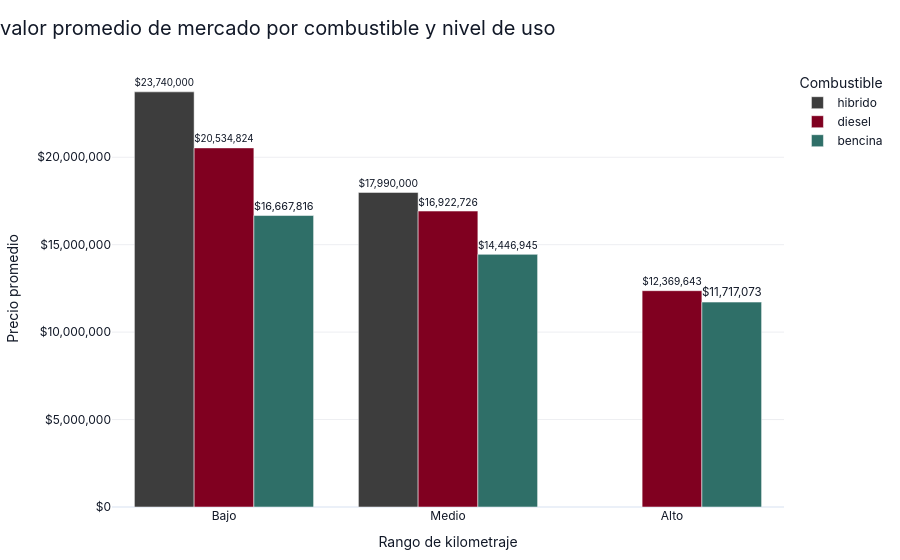

Notebook source saved alongside this figure:
### Code cell
df_tac = df.dropna(subset=["precio", "combustible", "rango_kilometraje"]).copy()

df_plot = (
    df_tac.groupby(["rango_kilometraje", "combustible"], as_index=False)["precio"]
    .mean()
    .sort_values("precio", ascending=False)
    .head(10)
)

paleta_tablero = {
    "bencina": "#2F6F68",
    "diesel": "#800020",
    "hibrido": "#3D3D3D",
    "híbrido": "#3D3D3D",
    "electrico": "#0066CC",
    "eléctrico": "#0066CC"
}

fig = px.bar(
    df_plot,
    x="rango_kilometraje",
    y="precio",
    color="combustible",
    barmode="group",
    text="precio",
    category_orders={"rango_kilometraje": ["Bajo", "Medio", "Alto"]},
    color_discrete_map=paleta_tablero,
    title="valor promedio de mercado por combustible y nivel de uso"
)

fig.update_traces(
    texttemplate="$%{text:,.0f}",
    textposition="outside",
    cliponaxis=False
)

fig.update_layout(
    template="plotly_white",
    height=500,
    title=dict(x=0, xanchor="left", font=dict(size=20, color="#111827")),
    font=dict(family="Inter, sans-serif", color="#111827"),
    plot_bgcolor="white",
    paper_bgcolor="white",
    xaxis_title="Rango de kilometraje",
    yaxis_title="Precio promedio",
    legend_title="Combustible",
    margin=dict(l=20, r=20, t=70, b=20)
)

fig.update_yaxes(tickprefix="$", tickformat=",.0f", gridcolor="rgba(156, 163, 175, 0.18)")
fig.update_xaxes(showgrid=False)

fig.show()

### Figure 1 — Plotly figure (JSON) as saved in the notebook; plotly's stock layout.template omitted (floating-point values rounded to 4 significant figures)
{"data": [{"alignmentgroup": "True", "cliponaxis": false, "hovertemplate": "combustible=hibrido<br>rango_kilometraje=%{x}<br>precio=%{text}<extra></extra>", "legendgroup": "hibrido", "marker": {"color": "#3D3D3D", "pattern": {"shape": ""}}, "name": "hibrido", "offsetgroup": "hibrido", "orientation": "v", "showlegend": true, "text": [23740000.0, 17990000.0], "textposition": "outside", "texttemplate": "$%{text:,.0f}", "type": "bar", "x": ["Bajo", "Medio"], "xaxis": "x", "y": [23740000.0, 17990000.0], "yaxis": "y"}, {"alignmentgroup": "True", "cliponaxis": false, "hovertemplate": "combustible=diesel<br>rango_kilometraje=%{x}<br>precio=%{text}<extra></extra>", "legendgroup": "diesel", "marker": {"color": "#800020", "pattern": {"shape": ""}}, "name": "diesel", "offsetgroup": "diesel", "orientation": "v", "showlegend": true, "text": [20530000.0, 16920000.0, 12370000.0], "textposition": "outside", "texttemplate": "$%{text:,.0f}", "type": "bar", "x": ["Bajo", "Medio", "Alto"], "xaxis": "x", "y": [20530000.0, 16920000.0, 12370000.0], "yaxis": "y"}, {"alignmentgroup": "True", "cliponaxis": false, "hovertemplate": "combustible=bencina<br>rango_kilometraje=%{x}<br>precio=%{text}<extra></extra>", "legendgroup": "bencina", "marker": {"color": "#2F6F68", "pattern": {"shape": ""}}, "name": "bencina", "offsetgroup": "bencina", "orientation": "v", "showlegend": true, "text": [16670000.0, 14450000.0, 11720000.0], "textposition": "outside", "texttemplate": "$%{text:,.0f}", "type": "bar", "x": ["Bajo", "Medio", "Alto"], "xaxis": "x", "y": [16670000.0, 14450000.0, 11720000.0], "yaxis": "y"}], "layout": {"autosize": true, "barmode": "group", "font": {"color": "#111827", "family": "Inter, sans-serif"}, "legend": {"title": {"text": "Combustible"}, "tracegroupgap": 0}, "margin": {"b": 20, "l": 20, "r": 20, "t": 70}, "paper_bgcolor": "white", "plot_bgcolor": "white", "title": {"font": {"color": "#111827", "size": 20}, "text": "valor promedio de mercado por combustible y nivel de uso", "x": 0, "xanchor": "left"}, "xaxis": {"anchor": "y", "autorange": true, "categoryarray": ["Bajo", "Medio", "Alto"], "categoryorder": "array", "domain": [0, 1], "range": [-0.5, 2.5], "showgrid": false, "title": {"text": "Rango de kilometraje"}, "type": "category"}, "yaxis": {"anchor": "x", "autorange": true, "domain": [0, 1], "gridcolor": "rgba(156, 163, 175, 0.18)", "range": [0, 27230000.0], "tickformat": ",.0f", "tickprefix": "$", "title": {"text": "Precio promedio"}, "type": "linear"}}}
